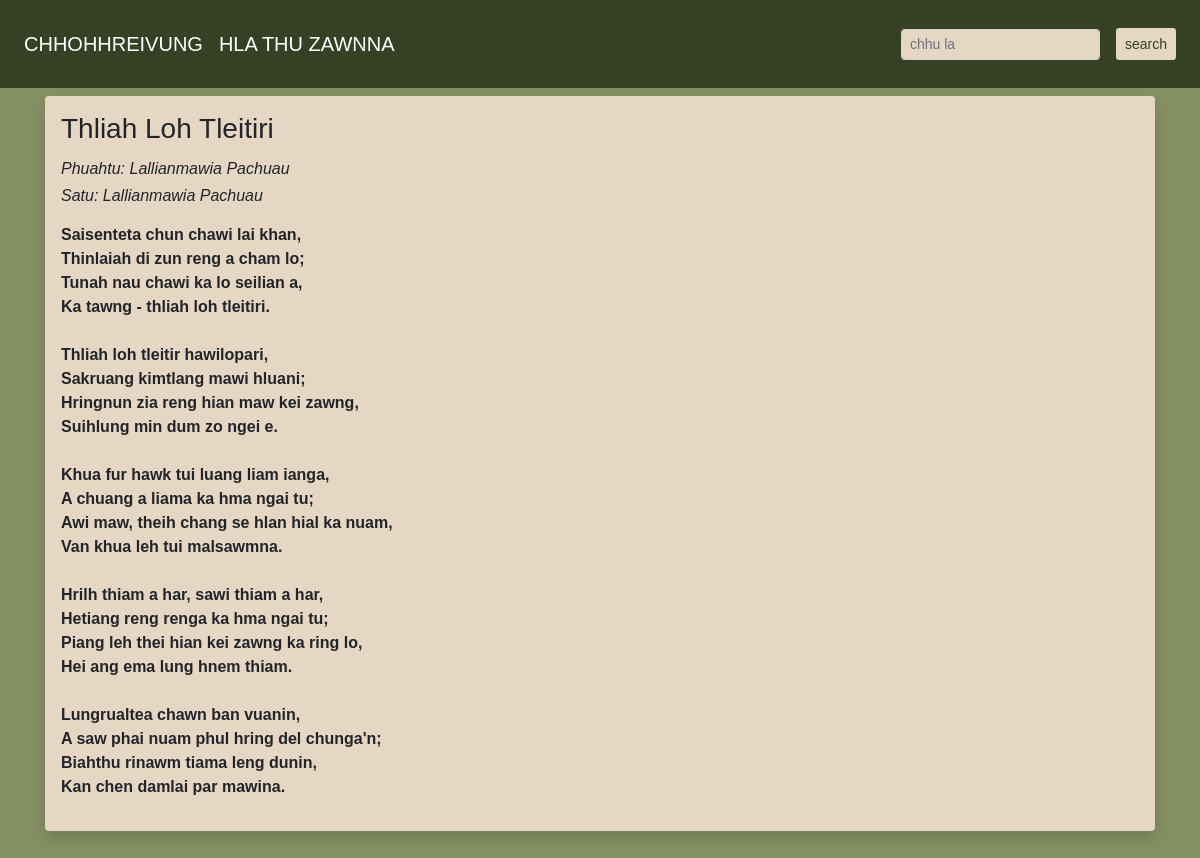
The page /hla/9/ on the database its author committed.
### hla/models.py (models this page shows, shortened)
class Data(models.Model):
    name = models.CharField(max_length=225)
    phuahtu = models.CharField(max_length=255,)
    satu = models.CharField(max_length=255,)
    desc = models.TextField()
    img = models.ImageField(upload_to='thlalak/',null=True,blank=True)

### hla/views.py (the view)
# urls.py: path('hla/',views.hla,name="hla"),
def hla(request, pk):
    data = get_object_or_404(Data, pk=pk)
    return render(request, 'hla.html', {'data': data})

### templates/hla.html (shortened to what this page needs)
{% load static %}
<!doctype html>
<html lang="en">
  <head>
    <link rel="stylesheet" href="https://cdn.jsdelivr.net/npm/bootstrap@4.4.1/dist/css/bootstrap.min.css">
    <link rel="stylesheet" href="{% static 'style.css' %}">
  </head>
  <body>
<nav class="navbar navbar-expand-lg navbar-dark p-4" style="background-color: rgb(53, 64, 36);">
  <a class="navbar-brand" href="{% url 'home' %}">CHHOHHREIVUNG</a>
  <div class="collapse navbar-collapse" id="navbarSupportedContent">
    <div class="d-flex flex-column flex-lg-row align-items-lg-center w-100">
      <h5 class="text-white mr-auto mb-2 mb-lg-0">HLA THU ZAWNNA</h5>
      <form class="form-inline my-2 my-lg-0" method="GET" action="{% url 'home' %}">
        <input class="form-control form-control-sm w-auto mr-2"
             type="search"
             placeholder="chhu la"
             name="q"
             aria-label="Search"
             style="width: 200px;background-color: rgb(229,215, 196);color: rgb(53, 64, 36);
                 input::placeholder {
      color: rgb(53, 64, 36);
      opacity: 1; /* Make sure it’s not faded */
    }">
      <button class="btn btn-sm ml-2"
        style="padding-top: 4px; padding-bottom: 4px; height: 32px;
               background-color: rgb(229,215,196); color: rgb(53, 64, 36);">
    search
</button>
      </form>
    </div>
  </div>
</nav>
<div style="background-color: rgb(133,144,99);">
  <div class="container pt-2 pb-1">
    <div class="shadow p-3 mb-5 rounded" style="background-color: rgb(229,215,196);">
      <h3>{{data.name}}</h3>
      <h6 style="font-style: italic;padding-top: 5px;">Phuahtu: {{data.phuahtu}}</h6>
      <h6 style="font-style: italic;">Satu: {{data.satu}}</h6>
      <p style="font-weight: bold; padding-top:10px;">{{ data.desc|linebreaksbr }}</p>
    </div>
  </div>
</div>
  </body>
</html>

### statics/style.css (style rules this page uses)
body { font-family: Impact, Haettenschweiler, 'Arial Narrow Bold', sans-serif; }

### rows shown on the page
Data: name "Thliah Loh Tleitiri", phuahtu "Lallianmawia Pachuau", satu "Lallianmawia Pachuau", desc "Saisenteta chun chawi lai khan, Thinlaiah di zun reng a cham lo; Tunah nau chawi ka lo seilian a, Ka tawng - thliah loh tleitiri. Thliah loh tleitir hawilopari, Sakruang kimtlang mawi hluani; Hringnun zia reng hian maw kei zawng, Suihlung min dum zo ngei e. Khua fur hawk tui luang liam ianga, A chuang a liama ka hma ngai tu; Awi maw, theih chang se hlan hial ka nuam, Van khua leh tui malsawmna. Hrilh thiam a har, sawi thiam a har, Hetiang reng renga ka hma ngai tu; Piang leh thei hian kei zawng ka ring lo, Hei ang ema lung hnem thiam. Lungrualtea chawn ban vuanin, A saw phai nuam phul hring del chunga'n; Biahthu rinawm tiama leng dunin, Kan chen damlai par mawina."
